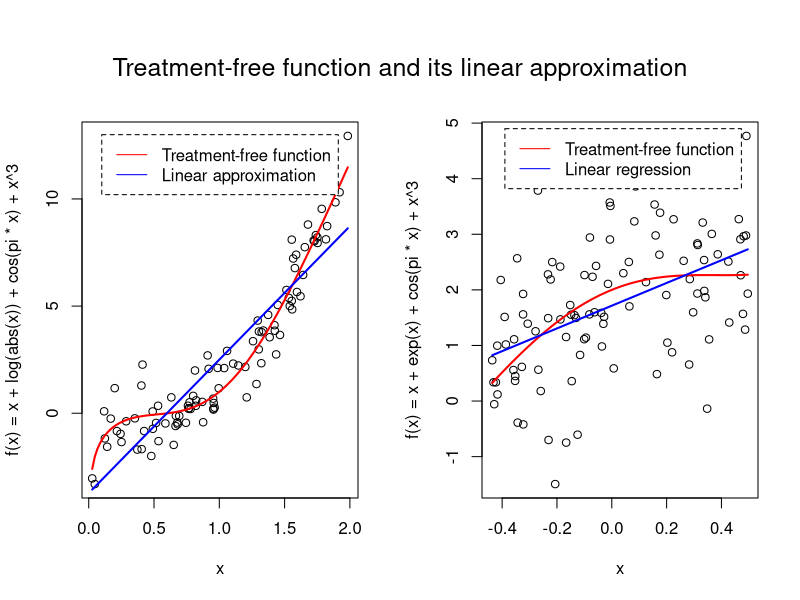

Source code (R):
set.seed(1)

# Generate data for first plot
x1 <- runif(100, 0, 2)
y1 <- x1 + log(abs(x1)) + cos(pi * x1) + x1^3 + rnorm(100)

# Generate data for second plot
x2 <- runif(100, -0.5, 0.5)
y2 <- x2 + exp(x2) + cos(pi * x2) + x2^3 + rnorm(100)

# Set up the plotting area with subplots
par(mfrow=c(1,2), oma=c(0,0,2,0))

# Plot first figure
plot(y1 ~ x1, ylab = "f(x) = x + log(abs(x)) + cos(pi * x) + x^3", xlab = "x")
curve(x + log(abs(x)) + cos(pi * x) + x^3, add = TRUE, col = "red", lwd = 2)
l1 <- predict(lm(y1 ~ x1))
lines(x1, l1, col = "blue", lwd = 2)
legend(0.1, 13, legend = c("Treatment-free function", "Linear approximation"),
       col = c("red", "blue"), lty = 1, cex = 1, box.lty = 2)

# Plot second figure
plot(y2 ~ x2, ylab = "f(x) = x + exp(x) + cos(pi * x) + x^3", xlab = "x")
curve(x + exp(x) + cos(pi * x) + x^3, add = TRUE, col = "red", lwd = 2)
l2 <- predict(lm(y2 ~ x2))
lines(x2, l2, col = "blue", lwd = 2)
legend(-0.39, 4.9, legend = c("Treatment-free function", "Linear regression"),
       col = c("red", "blue"), lty = 1, cex = 1, box.lty = 2)

# Add main title in the middle of the top
mtext("Weibull distribution", line=2, side=3, outer=TRUE, cex=2)
mtext("Treatment-free function and its linear approximation", side = 3, line = - 2, outer = TRUE, cex=1.5)



